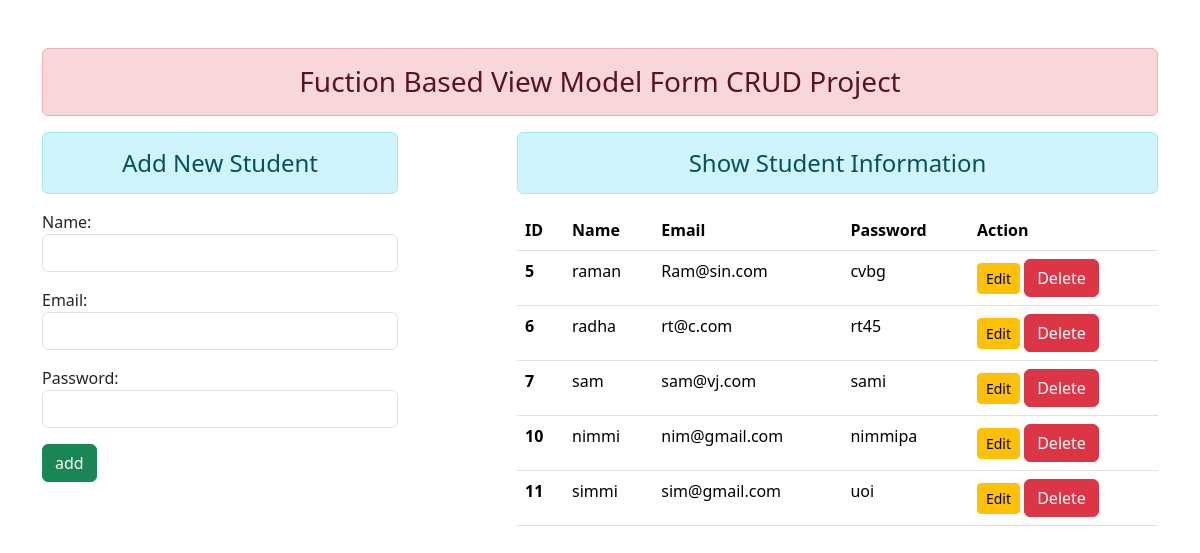
The page / on the database its author committed.
### enroll/models.py (models this page shows)
class Student(models.Model):
    name=models.CharField(max_length=70)
    email=models.EmailField(max_length=100)
    password=models.CharField(max_length=100)

### enroll/views.py (the view)
# urls.py: path('', views.add_show,name='home'),
def add_show(request):
    if request.method =='POST':
        reg=Studentform(request.POST)
        if reg.is_valid():
            nm=reg.cleaned_data['name']
            em=reg.cleaned_data['email']
            pw=reg.cleaned_data['password']
            fm =Student(name=nm,email=em,password=pw)
            fm.save()
            reg=Studentform()
    else:
        reg=Studentform()
    stud=Student.objects.all()
    return render(request,'enroll/addAndShow.html',{'form':reg,'stu':stud})

### enroll/forms.py
class Studentform(forms.ModelForm):
    class Meta:
        model = Student
        fields = ['name','email','password']
        widgets={
            'name':forms.TextInput(attrs={'class':'form-control'}),
            'email':forms.EmailInput(attrs={'class':'form-control'}),
            'password':forms.PasswordInput(render_value=True, attrs={'class':'form-control'})
        }

### enroll/templates/enroll/addAndShow.html (shortened to what this page needs)
{% extends "enroll/base.html" %}
{% block content %}
  <div class ="row">
   <div class="col-sm-4">
        <h4 class='text-center alert alert-info'>Add New Student</h4>
        <form action="" method='post'>
            {{form.as_p}}
            <input type="submit" class="btn btn-success" value='add'>
        </form>
    </div>
        <div class="col sm-7 offset-1">
                <h4 class='text-center alert alert-info'>Show Student Information</h4>
                {% if stu %}
                <table class="table table-hover">
                    <thead>
                        <tr>
                          <th scope="col">ID</th>
                          <th scope="col">Name</th>
                          <th scope="col">Email</th>
                          <th scope="col">Password</th>
                          <th scope="col">Action</th>
                        </tr>
                      </thead>
                      <tbody>
                        {% for st in stu  %}
                        <tr>
                          <th scope="row">{{st.id}}</th>
                          <td>{{st.name}}</td>
                          <td>{{st.email}}</td>
                          <td>{{st.password}}</td>
                          <td>
                           <a href="{% url 'updatedata' st.id %}" class="btn btn-warning btn-sm">Edit</a>
                           <form action="{% url 'deletedata' st.id %}" method="post" class="d-inline">{% csrf_token %}
                             <input type="Submit" class = "btn btn-danger"  value="Delete">
                           </form>
                          </td>
                        </tr>
                        {% endfor %}
                      </tbody>
                  </table>
                {% else %}
                <h4 class='text-center alert alert-Warning'>NO Data</h4>
                {% endif %}
        </div>
   </div>
{% endblock content %}

### enroll/templates/enroll/base.html (shortened to what this page needs)
<!DOCTYPE html>
{% load static %}
<html lang="en">
<head>
    <link rel="stylesheet" href="{% static 'enroll/css/bootstrap.css' %}">
</head>
<body>
    <div class='container mt-5'>
        <h3 class='text-center alert alert-danger'>Fuction Based View Model Form CRUD Project</h3>
        {% block content %}
        {% endblock content %}
    </div>
</body>
</html>

### rows shown on the page
Student: id "5", name "raman", email "Ram@sin.com", password "cvbg"
Student: id "6", name "radha", email "rt@c.com", password "rt45"
Student: id "7", name "sam", email "sam@vj.com", password "sami"
Student: id "10", name "nimmi", email "nim@gmail.com", password "nimmipa"
Student: id "11", name "simmi", email "sim@gmail.com", password "uoi"
